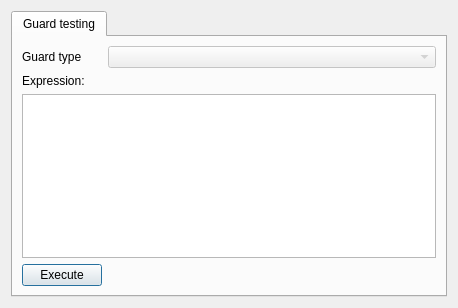
<?xml version="1.0" encoding="UTF-8"?>
<ui version="4.0">
 <class>DebugWindow</class>
 <widget class="QDialog" name="DebugWindow">
  <property name="windowModality">
   <enum>Qt::ApplicationModal</enum>
  </property>
  <property name="geometry">
   <rect>
    <x>0</x>
    <y>0</y>
    <width>458</width>
    <height>308</height>
   </rect>
  </property>
  <property name="windowTitle">
   <string>Debug Window</string>
  </property>
  <layout class="QVBoxLayout" name="verticalLayout">
   <item>
    <widget class="QTabWidget" name="tabWidget">
     <property name="currentIndex">
      <number>0</number>
     </property>
     <widget class="QWidget" name="tabGuardTesting">
      <attribute name="title">
       <string>Guard testing</string>
      </attribute>
      <layout class="QFormLayout" name="formLayout">
       <item row="0" column="0">
        <widget class="QLabel" name="label">
         <property name="text">
          <string>Guard type</string>
         </property>
        </widget>
       </item>
       <item row="0" column="1">
        <widget class="QComboBox" name="comboBox">
         <property name="enabled">
          <bool>false</bool>
         </property>
         <property name="currentIndex">
          <number>-1</number>
         </property>
        </widget>
       </item>
       <item row="1" column="0">
        <widget class="QLabel" name="label_2">
         <property name="text">
          <string>Expression:</string>
         </property>
        </widget>
       </item>
       <item row="2" column="0" colspan="2">
        <widget class="QTextEdit" name="guardCodeEditor">
         <property name="font">
          <font>
           <family>Courier</family>
           <pointsize>10</pointsize>
          </font>
         </property>
        </widget>
       </item>
       <item row="3" column="0">
        <widget class="QPushButton" name="bnExecuteGuardTest">
         <property name="maximumSize">
          <size>
           <width>100</width>
           <height>16777215</height>
          </size>
         </property>
         <property name="text">
          <string>Execute</string>
         </property>
        </widget>
       </item>
       <item row="3" column="1">
        <widget class="QLabel" name="lbGuardExecutionResult">
         <property name="text">
          <string/>
         </property>
         <property name="textFormat">
          <enum>Qt::RichText</enum>
         </property>
        </widget>
       </item>
      </layout>
     </widget>
    </widget>
   </item>
  </layout>
 </widget>
 <resources/>
 <connections/>
</ui>
